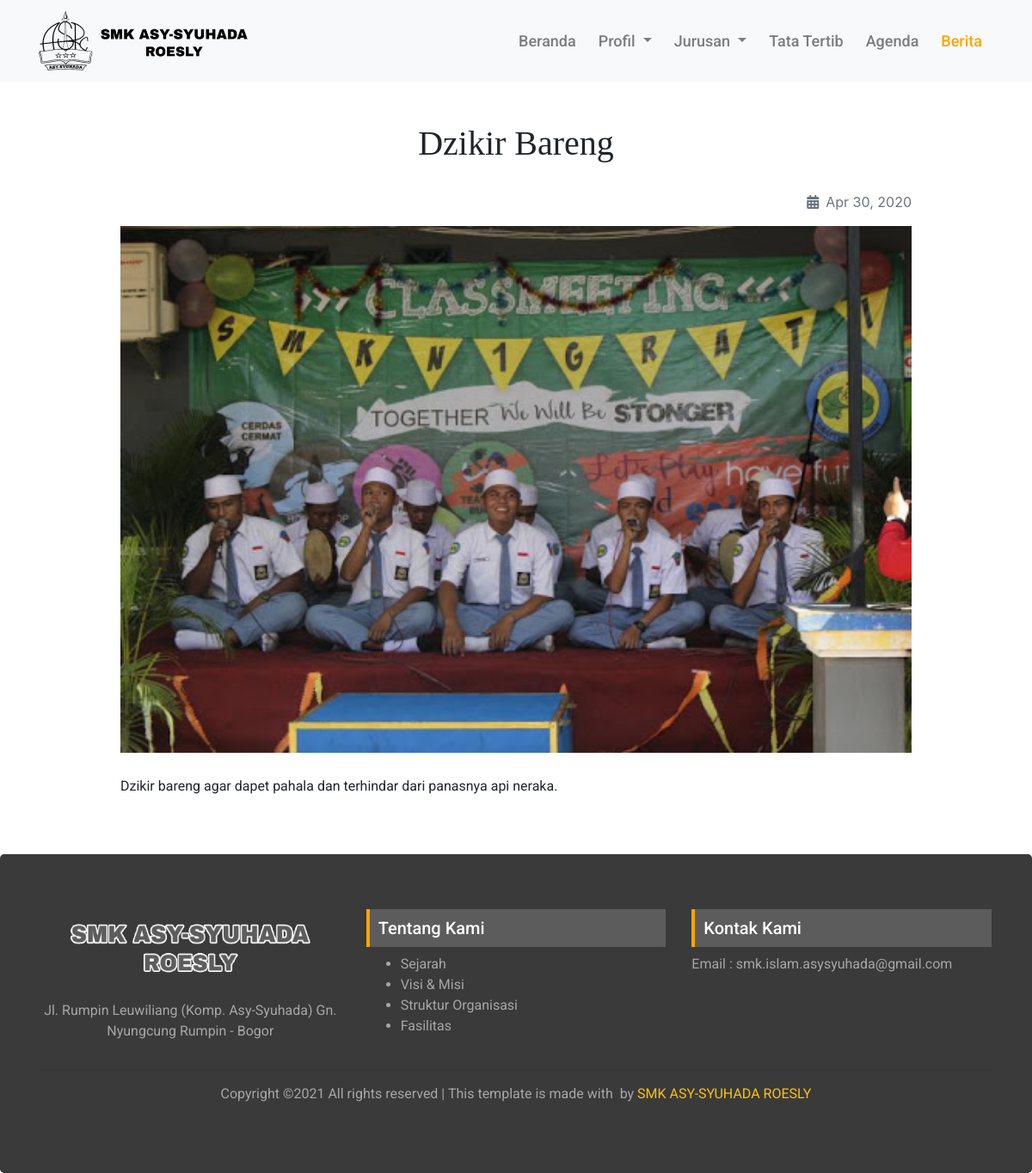
Page /blog/baca/dzikir-bareng on the committed database.
### tables this page shows
CREATE TABLE `posts` (
  `id` int(11) NOT NULL AUTO_INCREMENT,
  `title` varchar(255) NOT NULL,
  `seo_title` varchar(255) NOT NULL,
  `content` text NOT NULL,
  `photo` varchar(100) NOT NULL,
  `is_active` char(1) NOT NULL,
  `date` date NOT NULL,
  PRIMARY KEY (`id`)
);

### application/controllers/Blog.php (called while the page is built, shortened)
<?php
class Blog extends CI_Controller {
	public function __construct()
	{
		$this->load->model('berita_model', 'berita');
	}
	public function baca($seo_title)
	{
		$berita = $this->berita->getDataBySeo($seo_title);
		if($berita){
			$data['title']		= 'Berita';
			$data['page']		= 'berita/blog-detail';
			$data['berita']	= $berita;
			$this->load->view('front/layouts/main', $data);
		}else{
			redirect(base_url('home/index'));
		}
	}
}

### index.php (called while the page is built, shortened)
<?php
require_once BASEPATH.'core/CodeIgniter.php';

### application/models/Berita_model.php (called while the page is built, shortened)
<?php
class Berita_model extends CI_Model {
	public function getDataBySeo($seo_title)
	{
		return $this->db->get_where('posts', ['seo_title' => $seo_title])->row();
	}
}

### application/helpers/dateindo_helper.php (called while the page is built, shortened)
<?php
function mediumdate_indo($tgl){
   $ubah = gmdate($tgl, time()+60*60*8);
   $pecah = explode("-",$ubah);
   $tanggal = $pecah[2];
   $bulan = medium_bulan($pecah[1]);
   $tahun = $pecah[0];
   return $bulan . ' ' . $tanggal . ', ' . $tahun;
}
function medium_bulan($bln){
   switch ($bln)
   {
      case 4:
         return "Apr";
         break;
   }
}

### application/views/front/pages/berita/blog-detail.php (the view)
<div class="blog mt-5 mb-5">
	<div class="container">
		<div class="row justify-content-center">
			<div class="col-lg-10">
				<h1 class="text-center"><?= $berita->title ?></h1>
			</div>
		</div>
		<div class="row justify-content-center mt-4">
			<div class="col-lg-10">
				<p class="text-right text-muted"><i class="fa fa-calendar-alt mr-2" aria-hidden="true"></i><?= mediumdate_indo($berita->date) ?></p>
				<img src="<?= base_url('img/berita/' . $berita->photo) ?>">
			</div>
		</div>
		<div class="row justify-content-center mt-4 konten">
			<div class="col-lg-10">
				<?= $berita->content ?>
			</div>
		</div>
	</div>
</div>

### asset/css/style.css (style rules this page uses)
html, body { overflow-x: hidden !important; }
.blog h1 { font-family: 'Playfair Display'; }
.blog img { width: 100%; }
.blog .konten { font-family: 'Roboto'; font-size: 16px; line-height: 30px; }

### rows in the picture
posts: title "Dzikir Bareng", date "Apr 30, 2020", photo (picture), content "Dzikir bareng agar dapet pahala dan terhindar dari panasnya api neraka."
